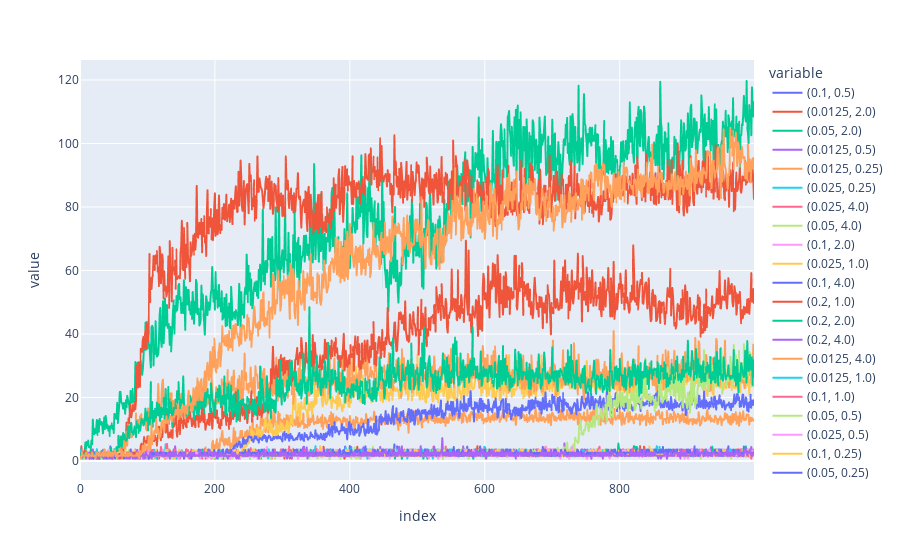

Notebook code for this chart:
### Code cell
px.line(df)

### Figure 1 — Plotly figure (JSON) as saved in the notebook; plotly's stock layout.template omitted (floating-point values rounded to 4 significant figures; data arrays with more than 128 entries replaced by an {"elided": "..."} marker saying what was removed)
{"data": [{"hovertemplate": "variable=(0.1, 0.5)<br>index=%{x}<br>value=%{y}<extra></extra>", "legendgroup": "(0.1, 0.5)", "line": {"color": "#636efa", "dash": "solid"}, "mode": "lines", "name": "(0.1, 0.5)", "showlegend": true, "type": "scattergl", "x": {"elided": "1000 int values"}, "xaxis": "x", "y": {"elided": "1000 float values"}, "yaxis": "y"}, {"hovertemplate": "variable=(0.0125, 2.0)<br>index=%{x}<br>value=%{y}<extra></extra>", "legendgroup": "(0.0125, 2.0)", "line": {"color": "#EF553B", "dash": "solid"}, "mode": "lines", "name": "(0.0125, 2.0)", "showlegend": true, "type": "scattergl", "x": {"elided": "1000 int values"}, "xaxis": "x", "y": {"elided": "1000 float values"}, "yaxis": "y"}, {"hovertemplate": "variable=(0.05, 2.0)<br>index=%{x}<br>value=%{y}<extra></extra>", "legendgroup": "(0.05, 2.0)", "line": {"color": "#00cc96", "dash": "solid"}, "mode": "lines", "name": "(0.05, 2.0)", "showlegend": true, "type": "scattergl", "x": {"elided": "1000 int values"}, "xaxis": "x", "y": {"elided": "1000 float values"}, "yaxis": "y"}, {"hovertemplate": "variable=(0.0125, 0.5)<br>index=%{x}<br>value=%{y}<extra></extra>", "legendgroup": "(0.0125, 0.5)", "line": {"color": "#ab63fa", "dash": "solid"}, "mode": "lines", "name": "(0.0125, 0.5)", "showlegend": true, "type": "scattergl", "x": {"elided": "1000 int values"}, "xaxis": "x", "y": {"elided": "1000 float values"}, "yaxis": "y"}, {"hovertemplate": "variable=(0.0125, 0.25)<br>index=%{x}<br>value=%{y}<extra></extra>", "legendgroup": "(0.0125, 0.25)", "line": {"color": "#FFA15A", "dash": "solid"}, "mode": "lines", "name": "(0.0125, 0.25)", "showlegend": true, "type": "scattergl", "x": {"elided": "1000 int values"}, "xaxis": "x", "y": {"elided": "1000 float values"}, "yaxis": "y"}, {"hovertemplate": "variable=(0.025, 0.25)<br>index=%{x}<br>value=%{y}<extra></extra>", "legendgroup": "(0.025, 0.25)", "line": {"color": "#19d3f3", "dash": "solid"}, "mode": "lines", "name": "(0.025, 0.25)", "showlegend": true, "type": "scattergl", "x": {"elided": "1000 int values"}, "xaxis": "x", "y": {"elided": "1000 float values"}, "yaxis": "y"}, {"hovertemplate": "variable=(0.025, 4.0)<br>index=%{x}<br>value=%{y}<extra></extra>", "legendgroup": "(0.025, 4.0)", "line": {"color": "#FF6692", "dash": "solid"}, "mode": "lines", "name": "(0.025, 4.0)", "showlegend": true, "type": "scattergl", "x": {"elided": "1000 int values"}, "xaxis": "x", "y": {"elided": "1000 float values"}, "yaxis": "y"}, {"hovertemplate": "variable=(0.05, 4.0)<br>index=%{x}<br>value=%{y}<extra></extra>", "legendgroup": "(0.05, 4.0)", "line": {"color": "#B6E880", "dash": "solid"}, "mode": "lines", "name": "(0.05, 4.0)", "showlegend": true, "type": "scattergl", "x": {"elided": "1000 int values"}, "xaxis": "x", "y": {"elided": "1000 float values"}, "yaxis": "y"}, {"hovertemplate": "variable=(0.1, 2.0)<br>index=%{x}<br>value=%{y}<extra></extra>", "legendgroup": "(0.1, 2.0)", "line": {"color": "#FF97FF", "dash": "solid"}, "mode": "lines", "name": "(0.1, 2.0)", "showlegend": true, "type": "scattergl", "x": {"elided": "1000 int values"}, "xaxis": "x", "y": {"elided": "1000 float values"}, "yaxis": "y"}, {"hovertemplate": "variable=(0.025, 1.0)<br>index=%{x}<br>value=%{y}<extra></extra>", "legendgroup": "(0.025, 1.0)", "line": {"color": "#FECB52", "dash": "solid"}, "mode": "lines", "name": "(0.025, 1.0)", "showlegend": true, "type": "scattergl", "x": {"elided": "1000 int values"}, "xaxis": "x", "y": {"elided": "1000 float values"}, "yaxis": "y"}, {"hovertemplate": "variable=(0.1, 4.0)<br>index=%{x}<br>value=%{y}<extra></extra>", "legendgroup": "(0.1, 4.0)", "line": {"color": "#636efa", "dash": "solid"}, "mode": "lines", "name": "(0.1, 4.0)", "showlegend": true, "type": "scattergl", "x": {"elided": "1000 int values"}, "xaxis": "x", "y": {"elided": "1000 float values"}, "yaxis": "y"}, {"hovertemplate": "variable=(0.2, 1.0)<br>index=%{x}<br>value=%{y}<extra></extra>", "legendgroup": "(0.2, 1.0)", "line": {"color": "#EF553B", "dash": "solid"}, "mode": "lines", "name": "(0.2, 1.0)", "showlegend": true, "type": "scattergl", "x": {"elided": "1000 int values"}, "xaxis": "x", "y": {"elided": "1000 float values"}, "yaxis": "y"}, {"hovertemplate": "variable=(0.2, 2.0)<br>index=%{x}<br>value=%{y}<extra></extra>", "legendgroup": "(0.2, 2.0)", "line": {"color": "#00cc96", "dash": "solid"}, "mode": "lines", "name": "(0.2, 2.0)", "showlegend": true, "type": "scattergl", "x": {"elided": "1000 int values"}, "xaxis": "x", "y": {"elided": "1000 float values"}, "yaxis": "y"}, {"hovertemplate": "variable=(0.2, 4.0)<br>index=%{x}<br>value=%{y}<extra></extra>", "legendgroup": "(0.2, 4.0)", "line": {"color": "#ab63fa", "dash": "solid"}, "mode": "lines", "name": "(0.2, 4.0)", "showlegend": true, "type": "scattergl", "x": {"elided": "1000 int values"}, "xaxis": "x", "y": {"elided": "1000 float values"}, "yaxis": "y"}, {"hovertemplate": "variable=(0.0125, 4.0)<br>index=%{x}<br>value=%{y}<extra></extra>", "legendgroup": "(0.0125, 4.0)", "line": {"color": "#FFA15A", "dash": "solid"}, "mode": "lines", "name": "(0.0125, 4.0)", "showlegend": true, "type": "scattergl", "x": {"elided": "1000 int values"}, "xaxis": "x", "y": {"elided": "1000 float values"}, "yaxis": "y"}, {"hovertemplate": "variable=(0.0125, 1.0)<br>index=%{x}<br>value=%{y}<extra></extra>", "legendgroup": "(0.0125, 1.0)", "line": {"color": "#19d3f3", "dash": "solid"}, "mode": "lines", "name": "(0.0125, 1.0)", "showlegend": true, "type": "scattergl", "x": {"elided": "1000 int values"}, "xaxis": "x", "y": {"elided": "1000 float values"}, "yaxis": "y"}, {"hovertemplate": "variable=(0.1, 1.0)<br>index=%{x}<br>value=%{y}<extra></extra>", "legendgroup": "(0.1, 1.0)", "line": {"color": "#FF6692", "dash": "solid"}, "mode": "lines", "name": "(0.1, 1.0)", "showlegend": true, "type": "scattergl", "x": {"elided": "1000 int values"}, "xaxis": "x", "y": {"elided": "1000 float values"}, "yaxis": "y"}, {"hovertemplate": "variable=(0.05, 0.5)<br>index=%{x}<br>value=%{y}<extra></extra>", "legendgroup": "(0.05, 0.5)", "line": {"color": "#B6E880", "dash": "solid"}, "mode": "lines", "name": "(0.05, 0.5)", "showlegend": true, "type": "scattergl", "x": {"elided": "1000 int values"}, "xaxis": "x", "y": {"elided": "1000 float values"}, "yaxis": "y"}, {"hovertemplate": "variable=(0.025, 0.5)<br>index=%{x}<br>value=%{y}<extra></extra>", "legendgroup": "(0.025, 0.5)", "line": {"color": "#FF97FF", "dash": "solid"}, "mode": "lines", "name": "(0.025, 0.5)", "showlegend": true, "type": "scattergl", "x": {"elided": "1000 int values"}, "xaxis": "x", "y": {"elided": "1000 float values"}, "yaxis": "y"}, {"hovertemplate": "variable=(0.1, 0.25)<br>index=%{x}<br>value=%{y}<extra></extra>", "legendgroup": "(0.1, 0.25)", "line": {"color": "#FECB52", "dash": "solid"}, "mode": "lines", "name": "(0.1, 0.25)", "showlegend": true, "type": "scattergl", "x": {"elided": "1000 int values"}, "xaxis": "x", "y": {"elided": "1000 float values"}, "yaxis": "y"}, {"hovertemplate": "variable=(0.05, 0.25)<br>index=%{x}<br>value=%{y}<extra></extra>", "legendgroup": "(0.05, 0.25)", "line": {"color": "#636efa", "dash": "solid"}, "mode": "lines", "name": "(0.05, 0.25)", "showlegend": true, "type": "scattergl", "x": {"elided": "1000 int values"}, "xaxis": "x", "y": {"elided": "1000 float values"}, "yaxis": "y"}, {"hovertemplate": "variable=(0.025, 2.0)<br>index=%{x}<br>value=%{y}<extra></extra>", "legendgroup": "(0.025, 2.0)", "line": {"color": "#EF553B", "dash": "solid"}, "mode": "lines", "name": "(0.025, 2.0)", "showlegend": true, "type": "scattergl", "x": {"elided": "1000 int values"}, "xaxis": "x", "y": {"elided": "1000 float values"}, "yaxis": "y"}, {"hovertemplate": "variable=(0.2, 0.25)<br>index=%{x}<br>value=%{y}<extra></extra>", "legendgroup": "(0.2, 0.25)", "line": {"color": "#00cc96", "dash": "solid"}, "mode": "lines", "name": "(0.2, 0.25)", "showlegend": true, "type": "scattergl", "x": {"elided": "1000 int values"}, "xaxis": "x", "y": {"elided": "1000 float values"}, "yaxis": "y"}, {"hovertemplate": "variable=(0.05, 1.0)<br>index=%{x}<br>value=%{y}<extra></extra>", "legendgroup": "(0.05, 1.0)", "line": {"color": "#ab63fa", "dash": "solid"}, "mode": "lines", "name": "(0.05, 1.0)", "showlegend": true, "type": "scattergl", "x": {"elided": "1000 int values"}, "xaxis": "x", "y": {"elided": "1000 float values"}, "yaxis": "y"}, {"hovertemplate": "variable=(0.2, 0.5)<br>index=%{x}<br>value=%{y}<extra></extra>", "legendgroup": "(0.2, 0.5)", "line": {"color": "#FFA15A", "dash": "solid"}, "mode": "lines", "name": "(0.2, 0.5)", "showlegend": true, "type": "scattergl", "x": {"elided": "1000 int values"}, "xaxis": "x", "y": {"elided": "1000 float values"}, "yaxis": "y"}], "layout": {"autosize": true, "legend": {"title": {"text": "variable"}, "tracegroupgap": 0}, "margin": {"t": 60}, "xaxis": {"anchor": "y", "autorange": true, "domain": [0, 1], "range": [0, 999], "title": {"text": "index"}, "type": "linear"}, "yaxis": {"anchor": "x", "autorange": true, "domain": [0, 1], "range": [-5.983, 126.3], "title": {"text": "value"}, "type": "linear"}}}
